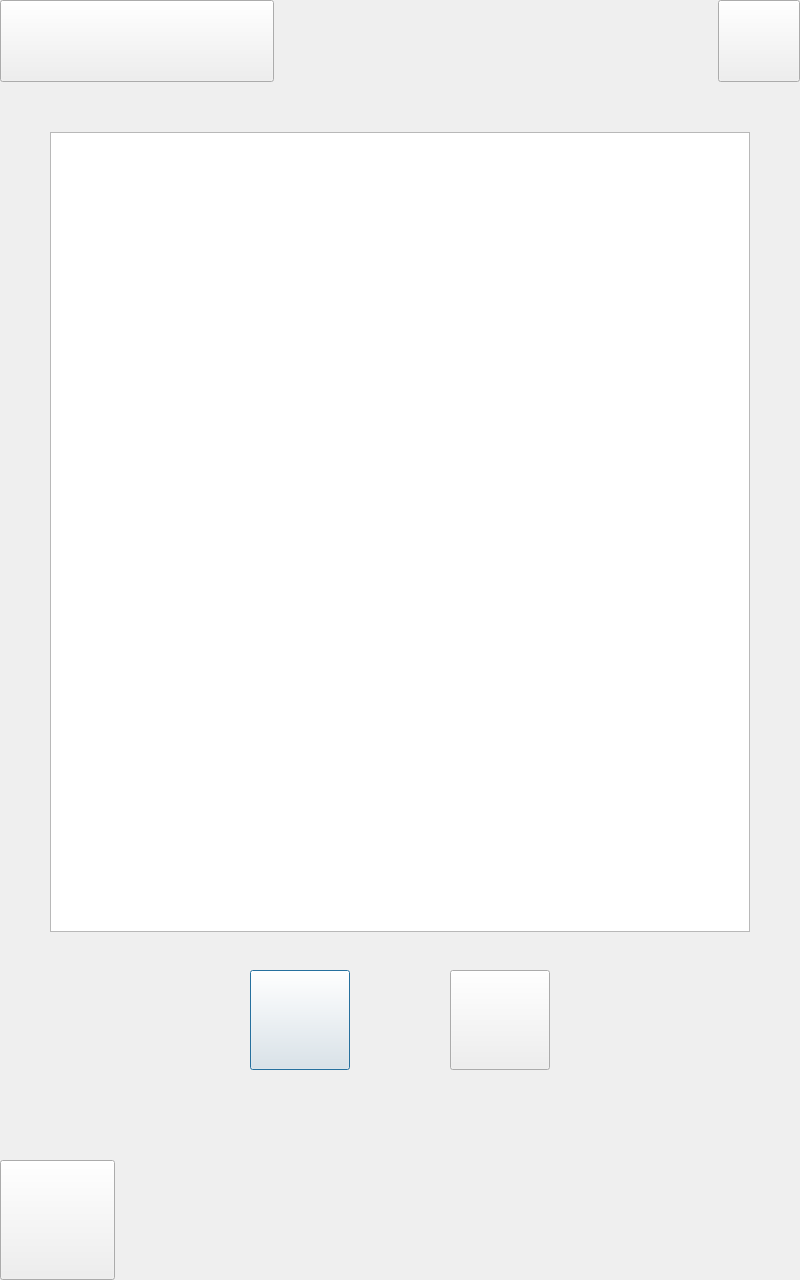
<?xml version="1.0" encoding="UTF-8"?>
<ui version="4.0">
 <class>DlgUpdate</class>
 <widget class="QDialog" name="DlgUpdate">
  <property name="geometry">
   <rect>
    <x>0</x>
    <y>0</y>
    <width>800</width>
    <height>1280</height>
   </rect>
  </property>
  <property name="windowTitle">
   <string>Dialog</string>
  </property>
  <widget class="QPushButton" name="pushButton1">
   <property name="geometry">
    <rect>
     <x>250</x>
     <y>970</y>
     <width>100</width>
     <height>100</height>
    </rect>
   </property>
   <property name="text">
    <string/>
   </property>
  </widget>
  <widget class="QTextBrowser" name="tbInfo">
   <property name="geometry">
    <rect>
     <x>50</x>
     <y>132</y>
     <width>700</width>
     <height>800</height>
    </rect>
   </property>
   <property name="font">
    <font>
     <family>Arial</family>
     <pointsize>16</pointsize>
    </font>
   </property>
   <property name="html">
    <string>&lt;!DOCTYPE HTML PUBLIC &quot;-//W3C//DTD HTML 4.0//EN&quot; &quot;http://www.w3.org/TR/REC-html40/strict.dtd&quot;&gt;
&lt;html&gt;&lt;head&gt;&lt;meta name=&quot;qrichtext&quot; content=&quot;1&quot; /&gt;&lt;style type=&quot;text/css&quot;&gt;
p, li { white-space: pre-wrap; }
&lt;/style&gt;&lt;/head&gt;&lt;body style=&quot; font-family:'Arial'; font-size:16pt; font-weight:400; font-style:normal;&quot;&gt;
&lt;p style=&quot;-qt-paragraph-type:empty; margin-top:0px; margin-bottom:0px; margin-left:0px; margin-right:0px; -qt-block-indent:0; text-indent:0px; font-family:'Ubuntu'; font-size:18pt;&quot;&gt;&lt;br /&gt;&lt;/p&gt;&lt;/body&gt;&lt;/html&gt;</string>
   </property>
  </widget>
  <widget class="QPushButton" name="pushButton3">
   <property name="geometry">
    <rect>
     <x>450</x>
     <y>970</y>
     <width>100</width>
     <height>100</height>
    </rect>
   </property>
   <property name="text">
    <string/>
   </property>
  </widget>
  <widget class="QPushButton" name="pbInfo">
   <property name="geometry">
    <rect>
     <x>0</x>
     <y>1160</y>
     <width>115</width>
     <height>120</height>
    </rect>
   </property>
   <property name="text">
    <string/>
   </property>
  </widget>
  <widget class="QPushButton" name="pbTitle">
   <property name="geometry">
    <rect>
     <x>0</x>
     <y>0</y>
     <width>274</width>
     <height>82</height>
    </rect>
   </property>
   <property name="text">
    <string/>
   </property>
  </widget>
  <widget class="QLabel" name="labTime">
   <property name="geometry">
    <rect>
     <x>563</x>
     <y>1179</y>
     <width>237</width>
     <height>38</height>
    </rect>
   </property>
   <property name="font">
    <font>
     <pointsize>20</pointsize>
    </font>
   </property>
   <property name="text">
    <string/>
   </property>
   <property name="alignment">
    <set>Qt::AlignCenter</set>
   </property>
  </widget>
  <widget class="QLabel" name="labDate">
   <property name="geometry">
    <rect>
     <x>563</x>
     <y>1225</y>
     <width>237</width>
     <height>38</height>
    </rect>
   </property>
   <property name="font">
    <font>
     <pointsize>20</pointsize>
    </font>
   </property>
   <property name="text">
    <string/>
   </property>
   <property name="alignment">
    <set>Qt::AlignCenter</set>
   </property>
  </widget>
  <widget class="QPushButton" name="pbHome">
   <property name="geometry">
    <rect>
     <x>718</x>
     <y>0</y>
     <width>82</width>
     <height>82</height>
    </rect>
   </property>
   <property name="text">
    <string/>
   </property>
  </widget>
 </widget>
 <resources/>
 <connections/>
</ui>
